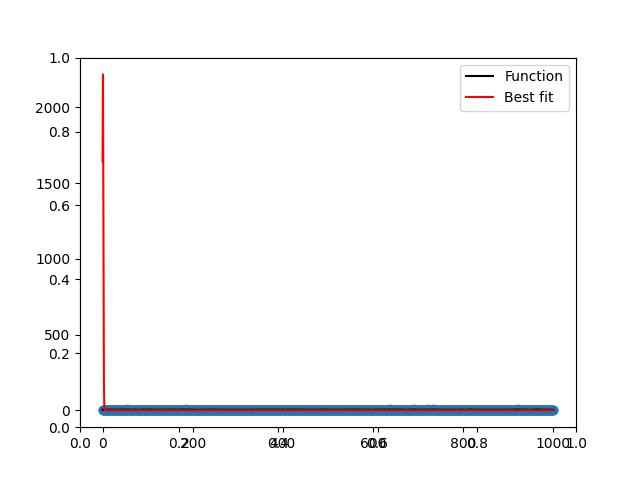

The Python source for this figure:
import numpy as np
import matplotlib.pyplot as mpl
from scipy.optimize import curve_fit
# data =np.loadtxt('employee_file.csv')
data = np.genfromtxt('employee_file.csv', delimiter=",")
my_x=data[:,0]
my_y=data[:,1]



# Let's create a function to model and create data
def func(x, a, x0, sigma):
    return a*np.exp(-(x-x0)**2/(2*sigma**2))

def gauss(x,mu,sigma,A):
    return A*np.exp(-(x-mu)**2/2/sigma**2)
def trimodal_gauss(x,mu1,sigma1,A1,mu2,sigma2,A2,mu3,sigma3,A3):
    return gauss(x,mu1,sigma1,A1)+gauss(x,mu2,sigma2,A2)+gauss(x,mu3,sigma3,A3)
    #    """""
    #     Gaussian fitting parameters recognized in each file
    #     """""
first_centroid=(10180.4*2+9)/9
second_centroid=(10180.4*2+(58.6934*1)+7)/9
third_centroid=(10180.4*2+(58.6934*2)+5)/9
centroid=[]
centroid+=(first_centroid,second_centroid,third_centroid)

apparent_resolving_power=1200
sigma=[]
for i in range(len(centroid)):
    sigma.append(centroid[i]/((apparent_resolving_power)*2.355))

height=[1,1,1]

p=[]    
p = np.array([list(t) for t in zip(centroid, sigma, height)]).flatten()
popt, pcov = curve_fit(trimodal_gauss,my_x,my_y,p0=p) 
# p0=[1,mean,sigma]

# Executing curve_fit on noisy data
# popt, pcov = curve_fit(func, x, yn)

print("popt:")
print(popt)
print("pcov:")
print(pcov)

x = np.linspace(0, 1000, 1000)
fig = mpl.figure()
ax = fig.add_subplot(111)
ax = fig.add_subplot(111)
y = my_y
ax.plot(x, y, c='k', label='Function')

yn = y + 0.1 * np.random.normal(size=len(x))
ax.scatter(x, yn)
fig.savefig('tri.png')


ym = func(x, popt[0], popt[1], popt[2])

# print(ym)
ax.plot(x, ym, c='r', label='Best fit')
ax.legend()
fig.savefig('trimodal.png')